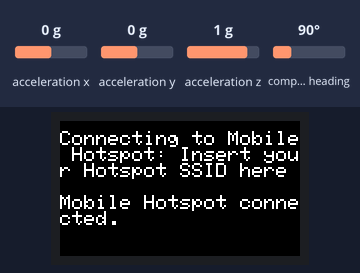
Simulated run of this sketch. Board: ESP32. Parts: 240×135 colour display. Inputs (shaded band) come from the test bench; at power-on: acceleration x 0 g, acceleration y 0 g, acceleration z 1 g, compass heading 90°. WiFi joins after 1.5 s; servers stay silent unless stated; what the sketch prints to the serial monitor is not drawn.

Above: at 2.9 s.
At 5.0 s:
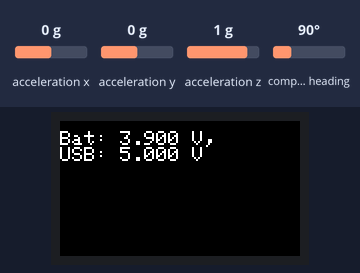

Measured:
- what the display in image 0 shows lasts 2.1 s, from 2.9 s to 5.0 s

The sketch:

bno055_udp_streamer.ino
```cpp
#include <Wire.h>
#include <WiFi.h>
#include <WiFiUdp.h>
#include <Adafruit_Sensor.h>
#include <Adafruit_BNO055.h>
#include <M5StickCPlus.h>

// ==== Mobile Tethering and/or Hotspot settings ====
// Change these for your mobile hotspot (or Wi-Fi network)
const char* WIFI_SSID = "Insert your Hotspot SSID here";
const char* WIFI_PASS = "Insert your Hotspot password here";

// Target laptop IP address
// Example: 192.168.0.207
IPAddress LAPTOP_IP(192, 168, 0, 207);

// UDP target port
const uint16_t UDP_PORT = 5005;

// Match the M5Stick external pins
const int SDA_PIN = 0;   // G0 → SDA
const int SCL_PIN = 26;  // G26 → SCL

// BNO055 at address 0x29
Adafruit_BNO055 bno = Adafruit_BNO055(55, BNO055_ADDRESS_B);

// ==== UDP object ====
WiFiUDP udp;

unsigned long lastBatUpdate = 0;

void connectWiFi() {
  Serial.print("Connecting to Mobile Hotspot: ");
  M5.Lcd.print("Connecting to Mobile Hotspot: ");
  Serial.println(WIFI_SSID);
  M5.Lcd.println(WIFI_SSID);

  WiFi.mode(WIFI_STA);
  WiFi.begin(WIFI_SSID, WIFI_PASS);

  int retry = 0;
  while (WiFi.status() != WL_CONNECTED) {
    delay(500);
    Serial.print(".");
    retry++;
    if (retry > 60) { // Restart if not connected after about 30 seconds
      Serial.println("\nFailed to connect to Mobile Hotspot, restarting...");
      ESP.restart();
    }
  }

  Serial.println("\nMobile Hotspot connected.");
  M5.Lcd.println("\nMobile Hotspot connected.");
  Serial.println(WiFi.localIP());
}

void setup() {
  M5.begin();              // 電源・LCDなど初期化（NTPコードと同じ）
  Serial.begin(115200);
  delay(200);

  M5.Lcd.fillScreen(BLACK);
  M5.Lcd.setRotation(1);
  M5.Lcd.setCursor(0, 10);
  M5.Lcd.setTextColor(WHITE);
  M5.Lcd.setTextSize(2);

  Serial.println("=== BNO055 UDP STREAMER START ===");

  // I2C
  Wire.begin(SDA_PIN, SCL_PIN);
  Serial.println("Wire.begin done");

  if (!bno.begin()) {
    Serial.println("BNO055 not detected at 0x29. Check wiring.");
    M5.Lcd.println("BNO055 not detected at 0x29. Check wiring.");
    while (1) {
      delay(100);
    }
  }
  Serial.println("BNO055 init OK");

  delay(1000);
  bno.setExtCrystalUse(true);
  Serial.println("Using external crystal");

  // Connect to the mobile hotspot
  connectWiFi();

  // Binding a local UDP port is optional for sending only,
  // but we set one here anyway.
  udp.begin(UDP_PORT);

  Serial.println("t_ms,roll,pitch,yaw,ax,ay,az");

  delay(2000);
  M5.Lcd.fillScreen(BLACK);
  M5.Lcd.setCursor(0, 10);
}

void loop() {
  sensors_event_t orientationData, accelData;

  bno.getEvent(&orientationData, Adafruit_BNO055::VECTOR_EULER);
  bno.getEvent(&accelData,       Adafruit_BNO055::VECTOR_ACCELEROMETER);

  unsigned long t = millis();

  // Build one CSV line as a string
  String line;
  line.reserve(80); // Rough buffer size
  line += String(t);
  line += ",";
  line += String(orientationData.orientation.x, 2);
  line += ",";
  line += String(orientationData.orientation.y, 2);
  line += ",";
  line += String(orientationData.orientation.z, 2);
  line += ",";
  line += String(accelData.acceleration.x, 3);
  line += ",";
  line += String(accelData.acceleration.y, 3);
  line += ",";
  line += String(accelData.acceleration.z, 3);

  // Also print to serial for debugging
  Serial.println(line);

  unsigned long now = millis();
  if (now - lastBatUpdate >= 1000) {
    lastBatUpdate = now;
    float vbatt = M5.Axp.GetBatVoltage();
    float vbus  = M5.Axp.GetVBusVoltage();
    M5.Lcd.fillScreen(BLACK);
    M5.Lcd.setCursor(0, 10);
    M5.Lcd.printf("Bat: %.3f V, \nUSB: %.3f V\n", vbatt, vbus);
  }

  // ==== UDP send ====
  udp.beginPacket(LAPTOP_IP, UDP_PORT);
  udp.print(line);
  udp.print("\n");  // Line break
  udp.endPacket();

  // 100 Hz
  delay(10);
}
```
